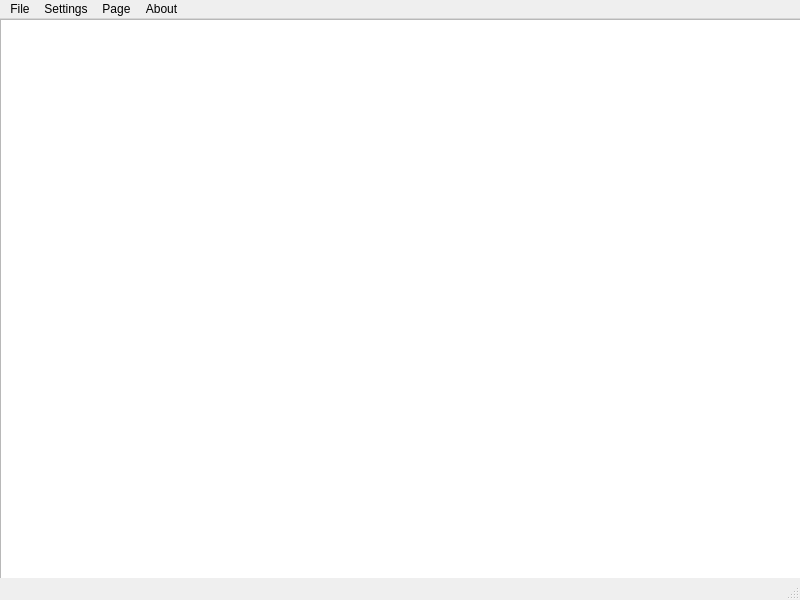
<?xml version="1.0" encoding="UTF-8"?>
<ui version="4.0">
 <class>MainWindow</class>
 <widget class="QMainWindow" name="MainWindow">
  <property name="geometry">
   <rect>
    <x>0</x>
    <y>0</y>
    <width>800</width>
    <height>600</height>
   </rect>
  </property>
  <property name="windowTitle">
   <string>MainWindow</string>
  </property>
  <widget class="QWidget" name="centralwidget">
   <widget class="QTextEdit" name="textEdit">
    <property name="geometry">
     <rect>
      <x>0</x>
      <y>0</y>
      <width>801</width>
      <height>631</height>
     </rect>
    </property>
   </widget>
  </widget>
  <widget class="QMenuBar" name="menubar">
   <property name="geometry">
    <rect>
     <x>0</x>
     <y>0</y>
     <width>800</width>
     <height>22</height>
    </rect>
   </property>
   <widget class="QMenu" name="menuFile">
    <property name="title">
     <string>File</string>
    </property>
    <addaction name="actionNew_Page"/>
    <addaction name="actionSave"/>
    <addaction name="actionSave_as"/>
    <addaction name="actionOpen"/>
   </widget>
   <widget class="QMenu" name="menuSettings">
    <property name="title">
     <string>Settings</string>
    </property>
    <widget class="QMenu" name="menuTheme">
     <property name="title">
      <string>Theme</string>
     </property>
     <addaction name="actionDark_Theme"/>
     <addaction name="actionDefault_Theme"/>
    </widget>
    <addaction name="menuTheme"/>
   </widget>
   <widget class="QMenu" name="menuPage">
    <property name="title">
     <string>Page</string>
    </property>
    <addaction name="actionClear_2"/>
   </widget>
   <widget class="QMenu" name="menuAbout">
    <property name="title">
     <string>About</string>
    </property>
    <addaction name="actionDeveloped_by_Devrim_Tun_er"/>
    <addaction name="actionGithub"/>
   </widget>
   <addaction name="menuFile"/>
   <addaction name="menuSettings"/>
   <addaction name="menuPage"/>
   <addaction name="menuAbout"/>
  </widget>
  <widget class="QStatusBar" name="statusbar"/>
  <action name="actionNew_Page">
   <property name="text">
    <string>New Page</string>
   </property>
  </action>
  <action name="actionSave">
   <property name="text">
    <string>Save</string>
   </property>
  </action>
  <action name="actionSave_as">
   <property name="text">
    <string>Save as</string>
   </property>
  </action>
  <action name="actionOpen">
   <property name="text">
    <string>Open</string>
   </property>
  </action>
  <action name="actionClear">
   <property name="text">
    <string>Clear</string>
   </property>
  </action>
  <action name="actionDark_Theme">
   <property name="text">
    <string>Dark Theme</string>
   </property>
  </action>
  <action name="actionDefault_Theme">
   <property name="text">
    <string>Default Theme</string>
   </property>
  </action>
  <action name="actionClear_2">
   <property name="text">
    <string>Clear</string>
   </property>
  </action>
  <action name="actionDeveloped_by_Devrim_Tun_er">
   <property name="text">
    <string>Developed by Devrim Tunçer</string>
   </property>
  </action>
  <action name="actionGithub">
   <property name="text">
    <string>Github</string>
   </property>
  </action>
 </widget>
 <resources/>
 <connections/>
</ui>
